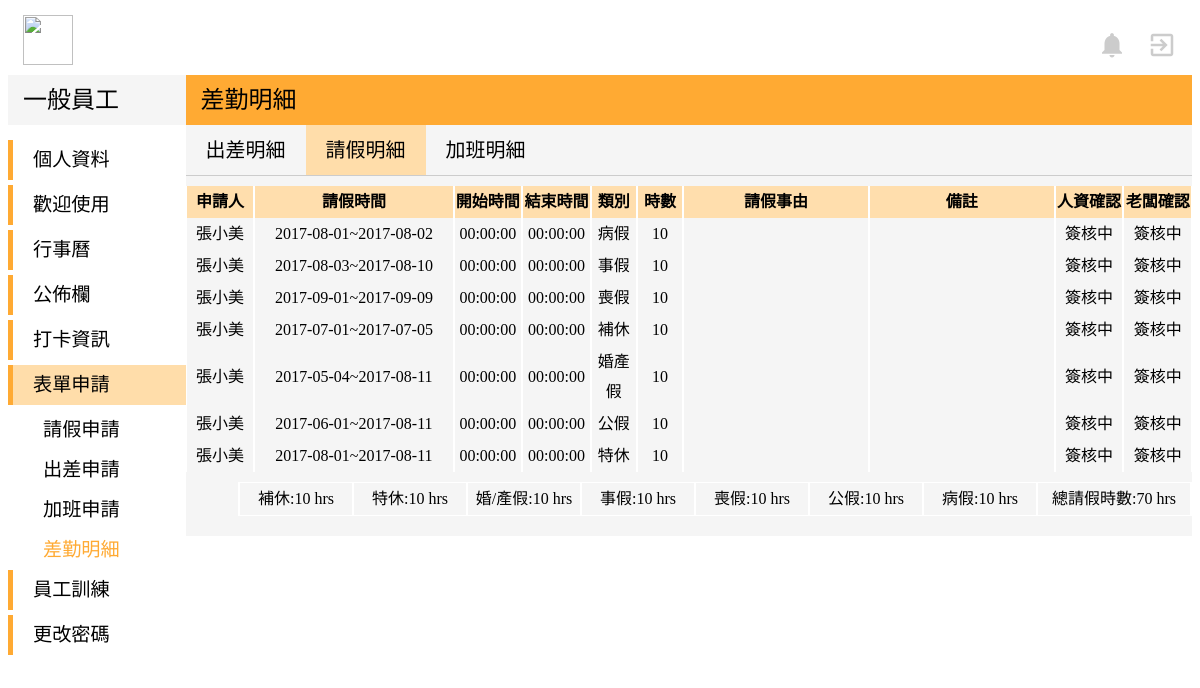
Page /user-Model/user_leave_list.php (signed in) on the committed database.
### tables this page shows
CREATE TABLE `leave` (
  `id` int(11) NOT NULL,
  `l_sn` varchar(15) NOT NULL,
  `l_name` varchar(30) NOT NULL,
  `l_startDate` date NOT NULL,
  `l_startTime` time NOT NULL,
  `l_endDate` date NOT NULL,
  `l_endTime` time NOT NULL,
  `l_month` varchar(2) NOT NULL,
  `l_type` varchar(30) NOT NULL,
  `l_compensatoryLevae` varchar(30) NOT NULL,
  `l_annualLeave` varchar(30) NOT NULL,
  `l_marriageLeave` varchar(30) NOT NULL,
  `l_officialLeave` varchar(30) NOT NULL,
  `l_personalLeave` varchar(30) NOT NULL,
  `l_funeralLeave` varchar(30) NOT NULL,
  `l_sickLeave` varchar(30) NOT NULL,
  `l_hrs` varchar(30) NOT NULL,
  `l_state` varchar(30) NOT NULL,
  `l_comment` varchar(30) NOT NULL,
  `l_hrCheck` varchar(30) NOT NULL DEFAULT '簽核中',
  `l_bossCheck` varchar(30) NOT NULL DEFAULT '簽核中',
  `l_applyDate` timestamp NOT NULL DEFAULT CURRENT_TIMESTAMP
);

### user-Model/user_leave_list.php (the view, shortened to what this page needs)
<!DOCTYPE html>
<?php
$servername = "localhost";
$username = "root";
$password = "root";
$dbname = "peopleresource";
try {
    $conn = mysqli_connect($servername,$username ,$password,$dbname);
    $sql = "SELECT * FROM `leave` WHERE l_name='".$_SESSION['name']."'";
    $result = mysqli_query($conn,$sql);
    }
catch(PDOException $e)
    {
    echo $sql . "<br>" . $e->getMessage();
    }
?>
<html>
<head>
</head>
<body>
	<link rel="stylesheet" href="../view/indexStyle.css">
</head>
<body>
  <div class="top">
		<img class="titleImg" src="http://www.lctech.com.tw/wp-content/uploads/bfi_thumb/%E6%9C%AA%E5%91%BD%E5%90%8D-1-%E6%8B%B7%E8%B2%9D-31w65e1o8bhj94p9q5patm@2x.png" width="50" height="50">
		<a href="../Controller/log_logout.php">
			<i id="topIcon" class="material-icons" >exit_to_app</i>
		</a>
		<a href="#">
			<i id="topIcon" class="material-icons">notifications</i>
		</a>
	</div>
	<div class="down">
			<div class="left">
				<div class="left-top">
					<p class="left-top-title">一般員工</p>
				</div>
				<div class="left-bottom">
					<div class="left-title" >
						<a href="user_profile.php" style="margin:auto 20px">個人資料</a>
					</div>
					<div class="left-title">
						<a href="user_introduction.php" style="margin:auto 20px">歡迎使用</a>
					</div>
					<div class="left-title">
						<a href="user_index.php"style="margin:auto 20px">行事曆</a>
					</div>
					<div class="left-title">
						<a href="user_news.php" style="margin:auto 20px">公佈欄</a>
					</div>
					<div class="left-title">
						<a href="#" style="margin:auto 20px">打卡資訊</a>
					</div>
					<div class="left-title" style="background-color:#FFDDAA">
						<p style="margin:auto 20px">表單申請</p>
					</div>
						<div  class="left-list">
							<a href="user_leave.php" style="margin:auto 35px">請假申請</a>
						</div>
						<div class="left-list">
							<a href="user_bTrip.php" style="margin:auto 35px">出差申請</a>
						</div>
						<div class="left-list">
							<a href="user_overtime.php" style="margin:auto 35px">加班申請</a>
						</div>
						<div class="left-list">
							<p style="margin:auto 35px;color:#FFAA33;font-weight:500">差勤明細</p>
						</div>
					<div class="left-title">
						<a href="#" style="margin:auto 20px">員工訓練</a>
					</div>
          <div class="left-title">
            <a href="#" style="margin:auto 20px">更改密碼</a>
          </div>
				</div>
			</div>
		 <div class="right">
		  <div class="right-top">
			  <p class="right-top-title">差勤明細</p>
		  </div>
      <div class="right-bottom">
        <div style="width:100%;height:50px;margin:auto;;border-bottom:solid 1px #CCC;">
          <div style="float:left">
            <a href="user_bTrip_list.php" class="right-title">出差明細</a>
          </div>
          <div style="float:left;background-color:#FFDDAA">
            <p class="right-title">請假明細</p>
          </div>
          <div style="float:left">
            <a href="user_overtime_list.php" class="right-title">加班明細</a>
          </div>
        </div>
			  <div>
      		<table cellspacing="0">
            <th>申請人</th>
      			<th>請假時間</th>
      			<th>開始時間</th>
      			<th>結束時間</th>
      			<th>類別</th>
      			<th>時數</th>
      			<th>請假事由</th>
      			<th>備註</th>
      			<th>人資確認</th>
      			<th>老闆確認</th>
        		<?php
        		while($row = mysqli_fetch_array($result)) {
        		?>
            <tr>
        			<td style="width:70px"><?php echo $row["l_name"]; ?></td>
        			<td style="width:215px"><?php echo $row["l_startDate"]; ?>~<?php echo $row["l_endDate"];?></td>
        			<td style="width:70px"><?php echo $row["l_startTime"];?></td>
        			<td style="width:70px"><?php echo $row["l_endTime"];?></td>
        			<td style="width:45px"><?php echo $row["l_type"]?></td>
        			<td style="width:45px"><?php echo $row["l_hrs"];?></td>
        			<td style="width:200px"><?php echo $row["l_state"];?></td>
        			<td style="width:200px"><?php echo $row["l_comment"];?></td>
        			<td style="width:70px"><?php echo $row["l_hrCheck"]; ?></td>
        			<td style="width:70px"><?php echo $row["l_bossCheck"]; ?></td>
        		</tr>
        		<?php } ?>
		      </table>
		<?php
		$servername = "localhost";
		$username = "root";
		$password = "root";
		$dbname = "peopleresource";
		try {
		    $conn = mysqli_connect($servername,$username ,$password,$dbname);
		    $sql = "SELECT SUM(`l_compensatoryLevae`),SUM(`l_annualLeave`),SUM(`l_marriageLeave`),SUM(`l_personalLeave`),SUM(`l_funeralLeave`),SUM(`l_officialLeave`),SUM(`l_sickLeave`) FROM `leave` WHERE l_name='".$_SESSION['name']."'";
		    $result = mysqli_query($conn,$sql);
		    }
		catch(PDOException $e)
		    {
		    echo $sql . "<br>" . $e->getMessage();
		    }
		 $row = mysqli_fetch_array($result) ?>
          <table cellspacing="0" style="border:solid 1px white;margin-top:10px;float:right;">
        		<td style="width:110px">補休:<?php echo $row["SUM(`l_compensatoryLevae`)"]; ?>  hrs</td>
        		<td style="width:110px">特休:<?php echo $row["SUM(`l_annualLeave`)"];?>  hrs</td>
        		<td style="width:110px">婚/產假:<?php echo $row["SUM(`l_marriageLeave`)"];?>  hrs</td>
        		<td style="width:110px">事假:<?php echo $row["SUM(`l_personalLeave`)"];?>  hrs</td>
        		<td style="width:110px">喪假:<?php echo $row["SUM(`l_funeralLeave`)"];?>  hrs</td>
        		<td style="width:110px">公假:<?php echo $row["SUM(`l_officialLeave`)"];?>  hrs</td>
        		<td style="width:110px">病假:<?php echo $row["SUM(`l_sickLeave`)"];?>  hrs</td>
            <td style="width:150px">總請假時數:<?php echo $row["SUM(`l_compensatoryLevae`)"]+$row["SUM(`l_annualLeave`)"]+$row["SUM(`l_marriageLeave`)"]+$row["SUM(`l_personalLeave`)"]+$row["SUM(`l_funeralLeave`)"]+$row["SUM(`l_officialLeave`)"]+$row["SUM(`l_sickLeave`)"];?>  hrs</td>
        	</table>
        </div>
      </div>
    </div>
  </div>
</body>
</html>

### view/indexStyle.css (style rules this page uses)
a { text-decoration:none; }
a:link { color: black; }
.top { width:100%; height:60px; background-color:white; margin-top:15px; }
.titleImg { float:left; margin-left:15px; }
#topIcon { margin-top:15px; margin-right:15px; margin-left:5px; float:right; font-size:30px; color:#CCC; }
.down { width:100%; height:auto; background-color:white; margin:auto; }
.left { width:15%; height:auto; background-color:white; margin:auto; float:left; }
.left-top { width:100%; height:50px; background-color:#F5F5F5; margin:auto; }
.left-top-title { line-height:50px; font-family:Microsoft JhengHei; font-size:150%; margin:auto 15px; font-weight: 500; }
.left-bottom { margin-top: 15px; }
.left-title { width:100%; height:40px; text-align:left; font-family:Microsoft JhengHei; border-left:solid 5px #FFAA33; margin-bottom:5px; line-height:40px; font-size:120%; }
.left-list { width:100%; height:40px; text-align:left; font-family:Microsoft JhengHei; font-size:18px; color:#666666; font-size:120%; line-height:40px; font-weight: 300; }
.right { width:85%; height:auto; background-color:#F5F5F5; margin:auto; float:right; padding-bottom: 20px; }
.right-top { width:100%; height:50px; background-color:#FFAA33; margin:auto; }
.right-top-title { line-height:50px; font-family:Microsoft JhengHei; font-size:150%; margin:auto 15px; font-weight: 500; }
.right-title { line-height:50px; margin:auto 20px; font-size:20px; font-family: Microsoft JhengHei; }
table { margin-top:10px; font-family:Microsoft JhengHei; font-size:16px; line-height:30px; table-layout:fixed; word-wrap:break-word; word-break: break-all; }
td,th,tr { font-family:Microsoft JhengHei; font-size:16px; text-align:center; }

### user-Model/user_leave_list.php (style rules this page uses)
th { background-color:#FFDEAD; }
td,tr,th { border-left: solid 1px white; border-right: solid 1px white; }

### rows in the picture
leave: l_name "張小美", l_startDate "2017-08-01", l_endDate "2017-08-02", l_startTime "00:00:00", l_endTime "00:00:00", l_type "病假", l_hrs "10", l_hrCheck "簽核中", l_bossCheck "簽核中"
leave: l_name "張小美", l_startDate "2017-08-03", l_endDate "2017-08-10", l_startTime "00:00:00", l_endTime "00:00:00", l_type "事假", l_hrs "10", l_hrCheck "簽核中", l_bossCheck "簽核中"
leave: l_name "張小美", l_startDate "2017-09-01", l_endDate "2017-09-09", l_startTime "00:00:00", l_endTime "00:00:00", l_type "喪假", l_hrs "10", l_hrCheck "簽核中", l_bossCheck "簽核中"
leave: l_name "張小美", l_startDate "2017-07-01", l_endDate "2017-07-05", l_startTime "00:00:00", l_endTime "00:00:00", l_type "補休", l_hrs "10", l_hrCheck "簽核中", l_bossCheck "簽核中"
leave: l_name "張小美", l_startDate "2017-05-04", l_endDate "2017-08-11", l_startTime "00:00:00", l_endTime "00:00:00", l_type "婚產假", l_hrs "10", l_hrCheck "簽核中", l_bossCheck "簽核中"
leave: l_name "張小美", l_startDate "2017-06-01", l_endDate "2017-08-11", l_startTime "00:00:00", l_endTime "00:00:00", l_type "公假", l_hrs "10", l_hrCheck "簽核中", l_bossCheck "簽核中"
leave: l_name "張小美", l_startDate "2017-08-01", l_endDate "2017-08-11", l_startTime "00:00:00", l_endTime "00:00:00", l_type "特休", l_hrs "10", l_hrCheck "簽核中", l_bossCheck "簽核中"

### other values in the picture
$row["SUM(`l_compensatoryLevae`)"] "10"
$row["SUM(`l_annualLeave`)"] "10"
$row["SUM(`l_marriageLeave`)"] "10"
$row["SUM(`l_personalLeave`)"] "10"
$row["SUM(`l_funeralLeave`)"] "10"
$row["SUM(`l_officialLeave`)"] "10"
$row["SUM(`l_sickLeave`)"] "10"
